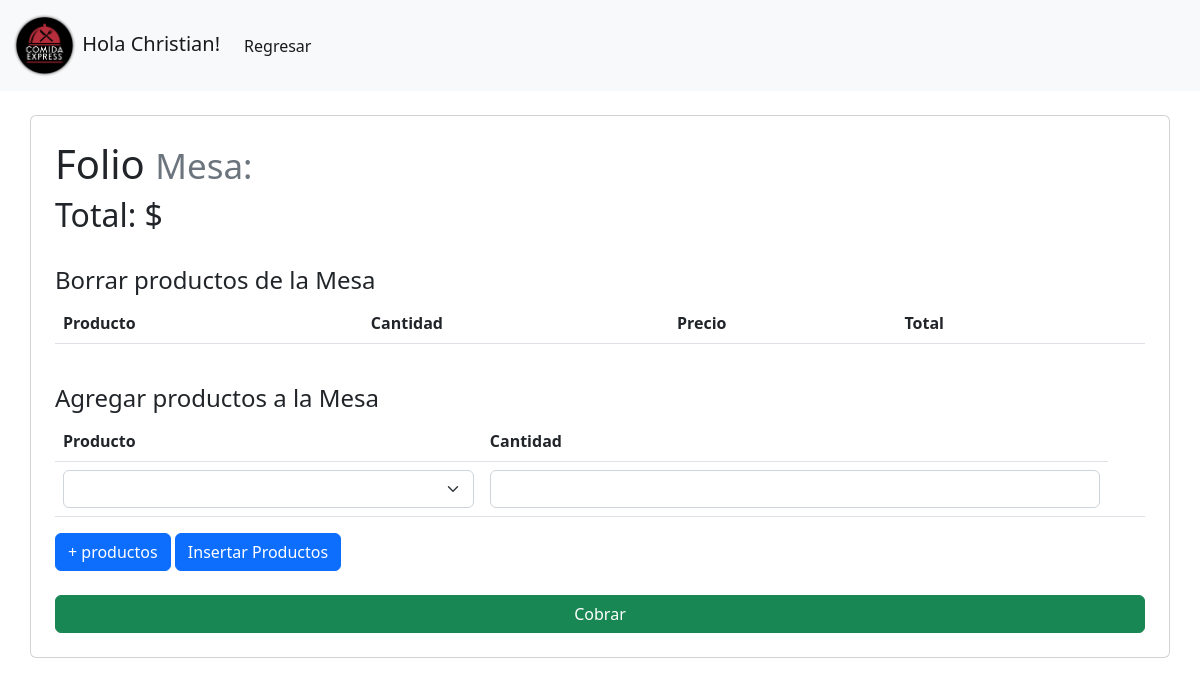
Page /admin/db/editar.php?id=56 (signed in) on the earlier database version.
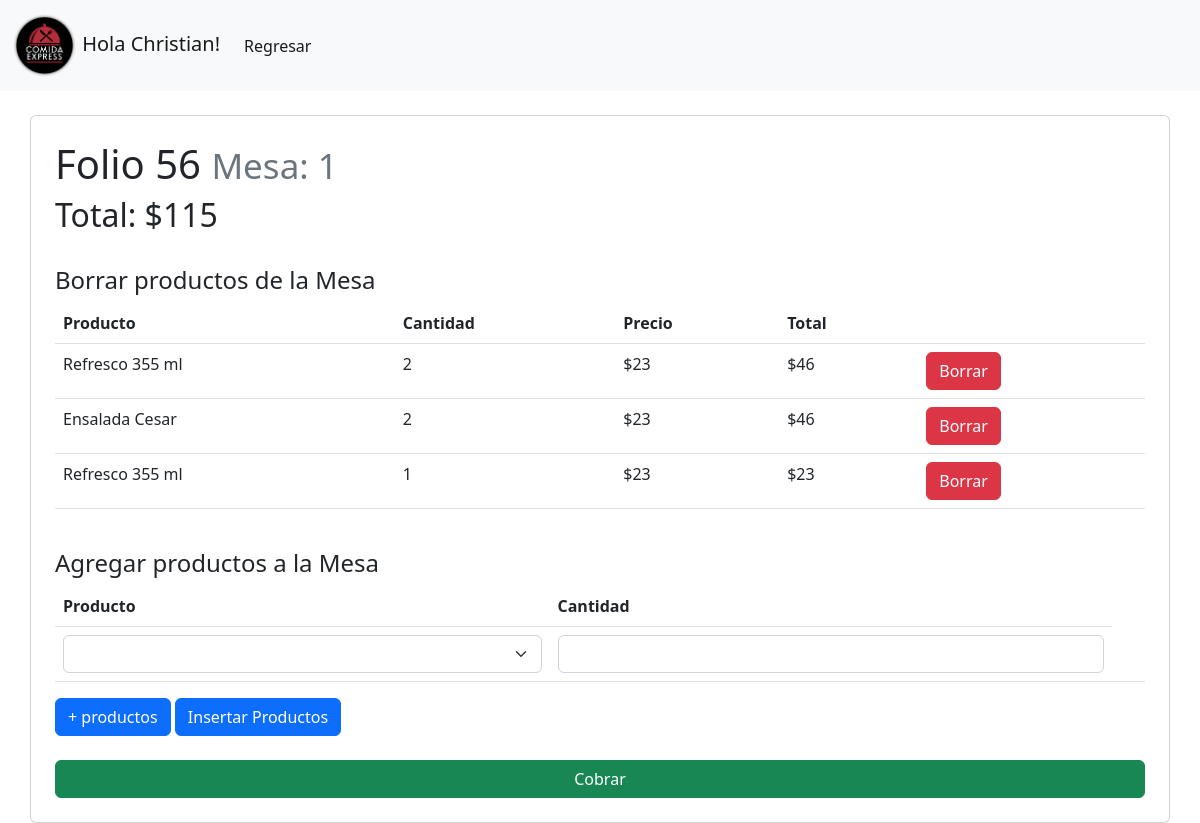
Same page on the later database version.
### tables this page shows
CREATE TABLE `ticket` (
  `folio` int(11) NOT NULL,
  `usuario` int(11) NOT NULL,
  `fecha` datetime DEFAULT NULL,
  `mesa` varchar(12) DEFAULT NULL,
  `impuesto` float DEFAULT NULL,
  `total` float DEFAULT NULL,
  `estado` varchar(10) NOT NULL,
  `fecha_salida` datetime DEFAULT NULL
);

CREATE TABLE `detalle_ticket` (
  `id_detalle_ticket` int(11) NOT NULL,
  `id_producto` int(11) NOT NULL,
  `folio` int(11) NOT NULL,
  `cantidad` int(11) DEFAULT NULL,
  `precio` float DEFAULT NULL
);

CREATE TABLE `producto` (
  `id_producto` int(11) NOT NULL,
  `categoria_id_categoria` int(11) NOT NULL,
  `nombre` varchar(30) DEFAULT NULL,
  `Precio_de_Venta` float DEFAULT NULL,
  `Descripcion` tinytext DEFAULT NULL
);

### admin/db/funciones.php (called while the page is built, shortened)
<?php
function editarMesa($conn,$folio){
    $sql="SELECT * FROM ticket WHERE folio = '$folio'";
    $result = mysqli_query($conn, $sql);
    $data = mysqli_fetch_array($result, MYSQLI_NUM);
    return $data;
}
function detalleTicket($conn,$id){
    $sql = "SELECT detalle_ticket.id_detalle_ticket AS'ID', producto.nombre AS 'Producto', detalle_ticket.cantidad,producto.Precio_de_Venta AS 'Precio',detalle_ticket.precio AS 'Total' FROM producto JOIN detalle_ticket ON producto.id_producto = detalle_ticket.id_producto WHERE detalle_ticket.folio = '$id' ORDER BY detalle_ticket.id_detalle_ticket";
    $result = mysqli_query($conn, $sql);
    $data = mysqli_fetch_all($result, MYSQLI_NUM);
    return $data;
}
?>

### admin/db/editar.php (the view, shortened to what this page needs)
<?php
include 'funciones.php';
include 'conn.php';
$datos = editarMesa($conn,$_GET["id"]);
$idProducto = $_GET["id"];
?>
<!DOCTYPE html>
<html lang="en">
<head>
    <link href="https://cdn.jsdelivr.net/npm/bootstrap@5.2.0-beta1/dist/css/bootstrap.min.css" rel="stylesheet">
</head>
<body>
    <nav class="navbar navbar-expand-lg bg-light">
        <div class="container-fluid">
            <a class="navbar-brand" href="#">
            <img src="../../img/logo1.png" alt="" width="" height="65" class="d-inline-block align-text-center">
            Hola <?php echo $_SESSION['usuario'];?>!
            </a>
            <div class="collapse navbar-collapse" id="navbarNav">
            <ul class="navbar-nav">
                <li class="nav-item">
                <a class="nav-link active" aria-current="page" href="../">Regresar</a>
                </li>
            </ul>
            </div>
        </div>
    </nav>
<div class="container card mt-4">
    <div class="container mt-4">
        <h1>
        Folio <?php echo $datos[0];?>
        <small class="text-muted">Mesa: <?php echo $datos[3];?></small>
        </h1>
        <h2>
            Total: $<?php echo $datos[5];?>
        </h2>
    </div>
    <div class="container mt-4">
        <h4>Borrar productos de la Mesa</h4>
        <table class="table">
            <thead>
                    <tr>
                        <th>Producto</th>
                        <th>Cantidad</th>
                        <th>Precio</th>
                        <th>Total</th>
                        <th></th>
                    </tr>
            </thead>
            <tbody>
                <?php
                foreach(detalleTicket($conn,$idProducto) as $array){
                    echo "<tr>";
                    echo "<td>" . $array[1] . "</td>";
                    echo "<td>" . $array[2] . "</td>";
                    echo "<td>$" . $array[3] . "</td>";
                    echo "<td>$" . $array[4] . "</td>";
                    echo "<td><a href='borrar.php?idProducto=$array[0]&id=$idProducto' class='btn btn-danger'>Borrar</a></td>";
                    echo "</tr>";
                }
                ?>
            </tbody>
        </table>
    </div>
    <div class="container mt-4">
    <h4>Agregar productos a la Mesa</h4>
    <form action="productoTicket.php?id=<?php echo $_GET["id"]?>" method="POST">
        <table class="table">
            <thead>
                <tr>
                    <th>Producto</th>
                    <th>Cantidad</th>
                </tr>
            </thead>
            <tbody id="contenedor">
                <tr class="producto1">
                    <td>
                        <select name="producto[1]" id="producto1" class="form-select">
                            <option></option>
                        </select>
                    </td>
                    <td>
                        <input type="number" min="1" name="cantidad[1]"  class="form-control" required>
                    </td>
                    <td>
                    </td>
                </tr>
            </tbody>
        </table>
        <button type="button" id="agregar" class="btn btn-primary">+ productos</button>
        <input type="submit" value="Insertar Productos" class="btn btn-primary">
    </form>
    </div>
<div class="container mt-4 mb-4">
    <div class="d-grid gap-2">
        <a href="cobrar.php?id=<?php echo $idProducto?>" class="btn btn-success">Cobrar</a>
    </div>
</div>
</div>
</body>
</html>

Differences in the rows shown:
added ticket: folio "56", mesa "1", total "115"
added detalle_ticket: producto.nombre "Refresco 355 ml", cantidad "2", producto.Precio_de_Venta "23", precio "46"
added detalle_ticket: producto.nombre "Ensalada Cesar", cantidad "2", producto.Precio_de_Venta "23", precio "46"
added detalle_ticket: producto.nombre "Refresco 355 ml", cantidad "1", producto.Precio_de_Venta "23", precio "23"
